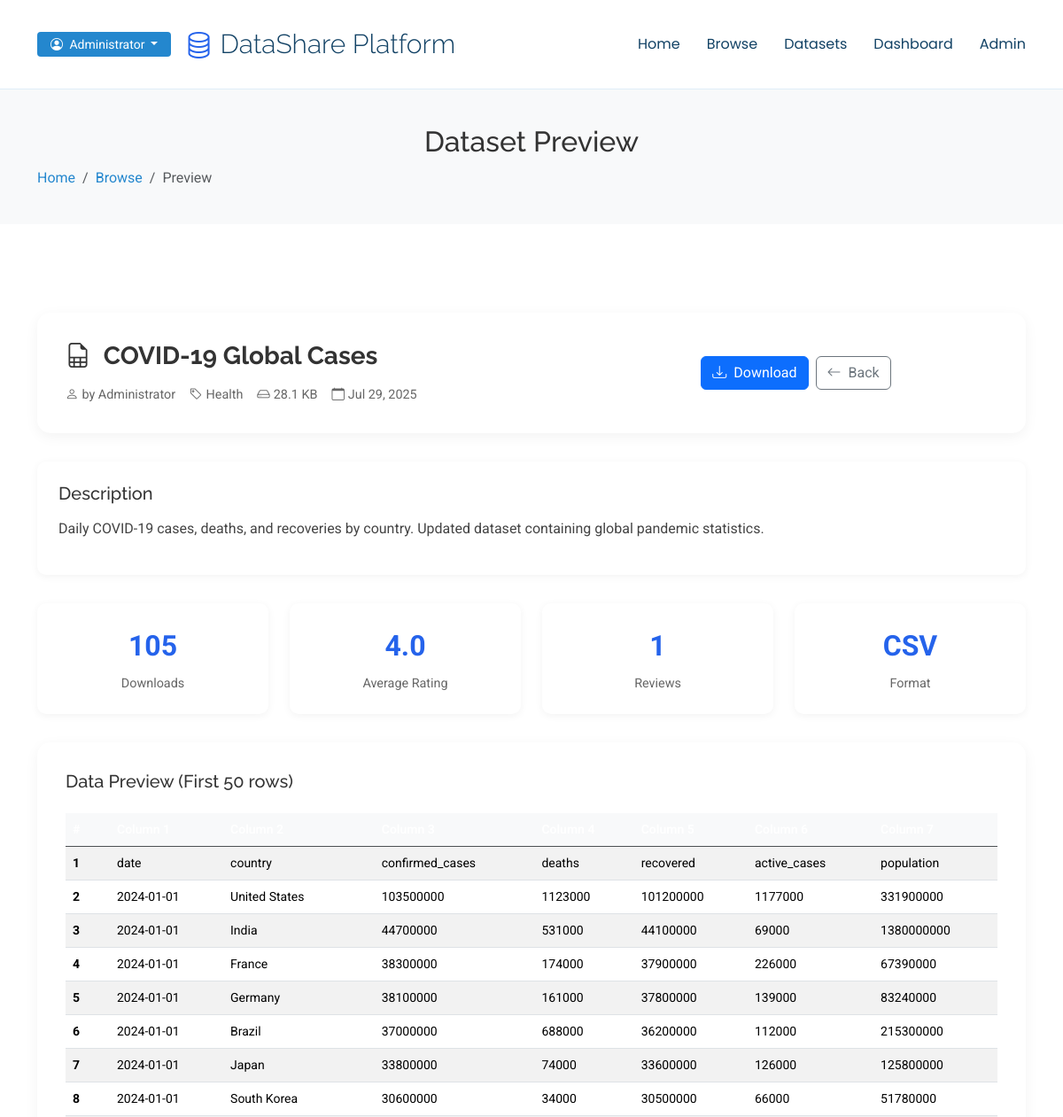
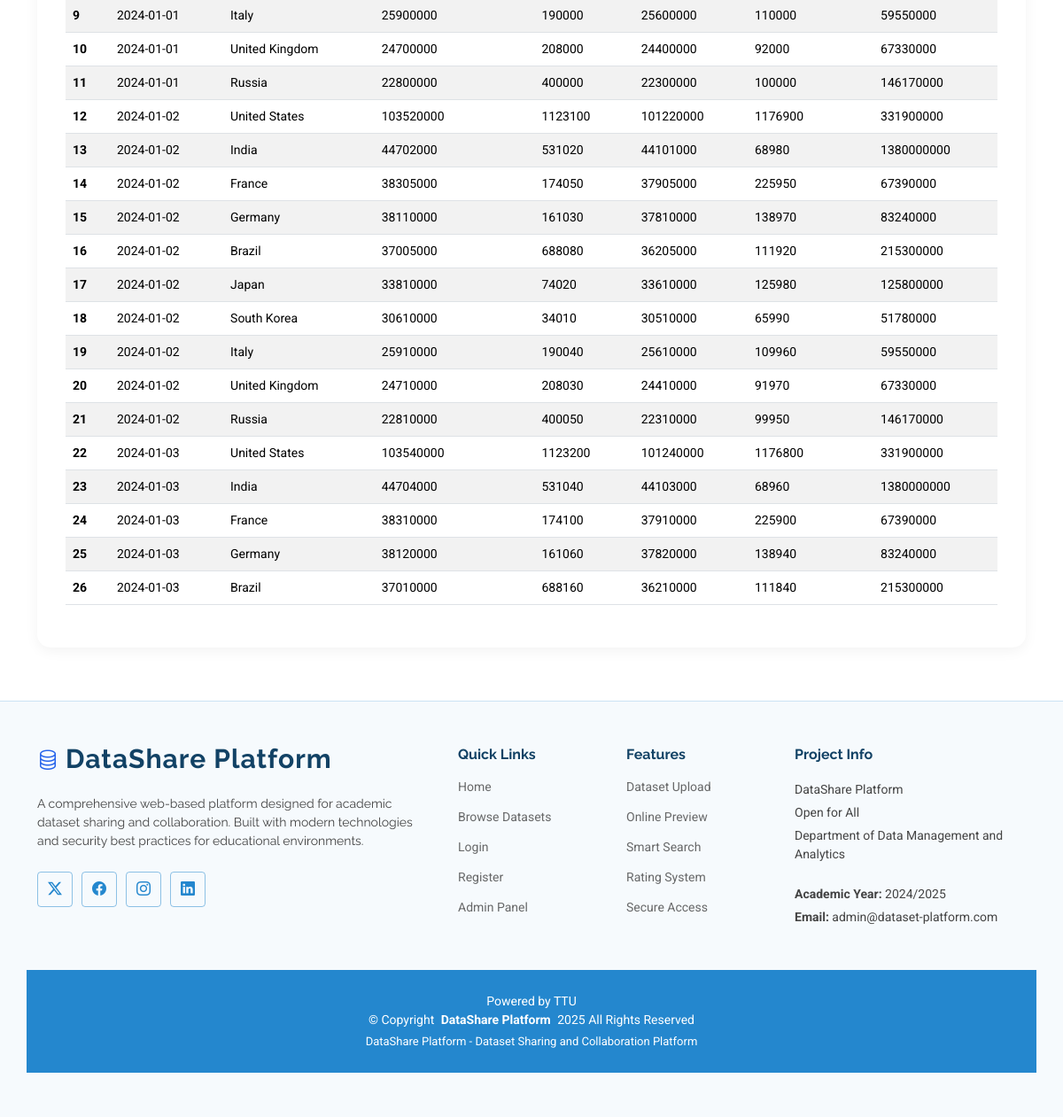
Page /preview.php?id=2 (signed in) on the committed database (2 pictures, top to bottom).
### tables this page shows
CREATE TABLE datasets (
    id INT AUTO_INCREMENT PRIMARY KEY,
    title VARCHAR(255) NOT NULL,
    filename VARCHAR(255) NOT NULL,
    category VARCHAR(100) NOT NULL,
    description TEXT,
    file_path VARCHAR(500) NOT NULL,
    file_size BIGINT NOT NULL,
    uploaded_by INT NOT NULL,
    upload_date TIMESTAMP DEFAULT CURRENT_TIMESTAMP,
    download_count INT DEFAULT 0,
    is_active BOOLEAN DEFAULT TRUE,
    FOREIGN KEY (uploaded_by) REFERENCES users(id) ON DELETE CASCADE,
    INDEX idx_category (category),
    INDEX idx_uploader (uploaded_by),
    INDEX idx_upload_date (upload_date)
);

### preview.php (the view, shortened to what this page needs)
<?php
$datasetId = (int)($_GET['id'] ?? 0);
$host = 'localhost';
$dbname = 'dataset_platform';
$username = 'root';
$password = '1212';
try {
    $pdo = new PDO("mysql:host=$host;dbname=$dbname", $username, $password);
    $pdo->setAttribute(PDO::ATTR_ERRMODE, PDO::ERRMODE_EXCEPTION);
    $stmt = $pdo->prepare("SELECT * FROM dataset_overview WHERE id = ?");
    $stmt->execute([$datasetId]);
    $dataset = $stmt->fetch(PDO::FETCH_ASSOC);
    $stmt = $pdo->prepare("SELECT file_path FROM datasets WHERE id = ?");
    $stmt->execute([$datasetId]);
    $fileData = $stmt->fetch(PDO::FETCH_ASSOC);
    if (!$fileData || !file_exists($fileData['file_path'])) {
        $previewData = null;
        $canPreview = false;
    } else {
        $filePath = $fileData['file_path'];
        $fileExtension = strtolower(pathinfo($dataset['filename'], PATHINFO_EXTENSION));
        $previewData = [];
        $canPreview = false;
        if ($fileExtension === 'csv' && file_exists($filePath)) {
            $canPreview = true;
            $handle = fopen($filePath, 'r');
            $rowCount = 0;
            $maxRows = 50;
            while (($data = fgetcsv($handle, 1000, ",", '"', "\\")) !== FALSE && $rowCount < $maxRows) {
                $previewData[] = $data;
                $rowCount++;
            }
        } elseif ($fileExtension === 'txt' && file_exists($filePath)) {
            $canPreview = true;
            $previewData = substr(file_get_contents($filePath), 0, 2000);
        }
    }
} catch(PDOException $e) {
    header('Location: index.php');
    exit;
}
include 'includes/header.php';
?>
<section class="page-title section">
  <div class="container">
    <div class="row">
      <div class="col-lg-12">
        <h2>Dataset Preview</h2>
        <nav aria-label="breadcrumb">
          <ol class="breadcrumb">
            <li class="breadcrumb-item"><a href="index.php">Home</a></li>
            <li class="breadcrumb-item"><a href="browse.php">Browse</a></li>
            <li class="breadcrumb-item active" aria-current="page">Preview</li>
          </ol>
        </nav>
      </div>
    </div>
  </div>
</section>
<section class="preview section">
  <div class="container">
    <div class="row">
      <div class="col-lg-12">
        <div class="dataset-header">
          <div class="row align-items-center">
            <div class="col-md-8">
              <h1 class="dataset-title">
                <i class="bi bi-<?php
                    $ext = strtolower(pathinfo($dataset['filename'], PATHINFO_EXTENSION));
                    echo match($ext) {
                        'csv' => 'file-earmark-spreadsheet',
                        'xlsx', 'xls' => 'file-earmark-excel',
                        'json' => 'file-earmark-code',
                        'txt' => 'file-earmark-text',
                        default => 'file-earmark'
                    };
                ?> me-2"></i>
                <?php echo htmlspecialchars($dataset['title']); ?>
              </h1>
              <div class="dataset-meta">
                <span class="meta-item">
                  <i class="bi bi-person me-1"></i>
                  by <?php echo htmlspecialchars($dataset['uploader_name']); ?>
                </span>
                <span class="meta-item">
                  <i class="bi bi-tag me-1"></i>
                  <?php echo htmlspecialchars($dataset['category']); ?>
                </span>
                <span class="meta-item">
                  <i class="bi bi-hdd me-1"></i>
                  <?php echo number_format($dataset['file_size'] / 1024, 1); ?> KB
                </span>
                <span class="meta-item">
                  <i class="bi bi-calendar me-1"></i>
                  <?php echo date('M j, Y', strtotime($dataset['upload_date'])); ?>
                </span>
              </div>
            </div>
            <div class="col-md-4 text-end">
              <div class="action-buttons">
                <a href="download.php?id=<?php echo $dataset['id']; ?>" class="btn btn-primary">
                  <i class="bi bi-download me-2"></i>Download
                </a>
                <a href="browse.php" class="btn btn-outline-secondary">
                  <i class="bi bi-arrow-left me-2"></i>Back
                </a>
              </div>
            </div>
          </div>
        </div>
        <?php if ($dataset['description']): ?>
        <div class="dataset-description">
          <h5>Description</h5>
          <p><?php echo nl2br(htmlspecialchars($dataset['description'])); ?></p>
        </div>
        <?php endif; ?>
        <div class="dataset-stats">
          <div class="row">
            <div class="col-md-3">
              <div class="stat-card">
                <div class="stat-number"><?php echo $dataset['download_count']; ?></div>
                <div class="stat-label">Downloads</div>
              </div>
            </div>
            <?php if ($dataset['review_count'] > 0): ?>
            <div class="col-md-3">
              <div class="stat-card">
                <div class="stat-number"><?php echo number_format($dataset['avg_rating'], 1); ?></div>
                <div class="stat-label">Average Rating</div>
              </div>
            </div>
            <div class="col-md-3">
              <div class="stat-card">
                <div class="stat-number"><?php echo $dataset['review_count']; ?></div>
                <div class="stat-label">Reviews</div>
              </div>
            </div>
            <?php endif; ?>
            <div class="col-md-3">
              <div class="stat-card">
                <div class="stat-number"><?php echo strtoupper(pathinfo($dataset['filename'], PATHINFO_EXTENSION)); ?></div>
                <div class="stat-label">Format</div>
              </div>
            </div>
          </div>
        </div>
        <div class="preview-content">
          <?php if ($canPreview): ?>
            <?php
            $fileExtension = strtolower(pathinfo($dataset['filename'], PATHINFO_EXTENSION));
            if ($fileExtension === 'csv' && !empty($previewData)):
            ?>
              <h5>Data Preview (First 50 rows)</h5>
              <div class="table-responsive">
                <table class="table table-striped table-hover">
                  <thead class="table-dark">
                    <tr>
                      <th style="width: 50px;">#</th>
                      <?php foreach ($previewData[0] as $index => $header): ?>
                        <th>Column <?php echo $index + 1; ?></th>
                      <?php endforeach; ?>
                    </tr>
                  </thead>
                  <tbody>
                    <?php foreach ($previewData as $rowIndex => $row): ?>
                      <tr>
                        <td><strong><?php echo $rowIndex + 1; ?></strong></td>
                        <?php foreach ($row as $cell): ?>
                          <td title="<?php echo htmlspecialchars($cell); ?>">
                            <?php echo htmlspecialchars(substr($cell, 0, 100)) . (strlen($cell) > 100 ? '...' : ''); ?>
                          </td>
                        <?php endforeach; ?>
                      </tr>
                    <?php endforeach; ?>
                  </tbody>
                </table>
              </div>
            <?php endif; ?>
          <?php endif; ?>
        </div>
      </div>
    </div>
  </div>
</section>
<?php
include 'includes/footer.php';
?>

### assets/css/main.css (style rules this page uses)
:root { --default-font: "Roboto", system-ui, -apple-system, "Segoe UI", Roboto, "Helvetica Neue", Arial, "Noto Sans", "Liberation Sans", sans-serif, "Apple Color Emoji", "Segoe UI Emoji", "Segoe UI Symbol", "Noto Color Emoji"; --heading-font: "Raleway", sans-serif; --nav-font: "Poppins", sans-serif; }
:root { --background-color: #ffffff; --default-color: #444444; --heading-color: #124265; --accent-color: #2487ce; --surface-color: #ffffff; --contrast-color: #ffffff; }
:root { --nav-color: #124265; --nav-hover-color: #2487ce; --nav-mobile-background-color: #ffffff; --nav-dropdown-background-color: #ffffff; --nav-dropdown-color: #124265; --nav-dropdown-hover-color: #2487ce; }
:root { scroll-behavior: smooth; }
body { color: var(--default-color); background-color: var(--background-color); font-family: var(--default-font); }
a { color: var(--accent-color); text-decoration: none; transition: 0.3s; }
h1, h2, h3, h4, h5, h6 { color: var(--heading-color); font-family: var(--heading-font); }
.page-title { color: var(--default-color); background-color: var(--background-color); padding: 120px 0; text-align: center; position: relative; }
section, .section { color: var(--default-color); background-color: var(--background-color); padding: 60px 0; scroll-margin-top: 100px; overflow: clip; }

### preview.php (style rules this page uses)
.page-title { background: #f8f9fa; padding: 40px 0; margin-bottom: 40px; }
.page-title h2 { margin-bottom: 10px; color: #333; }
.breadcrumb { background: none; padding: 0; margin: 0; }
.dataset-header { background: white; border-radius: 15px; padding: 2rem; box-shadow: 0 4px 15px rgba(0, 0, 0, 0.05); margin-bottom: 2rem; }
.dataset-title { font-size: 1.75rem; font-weight: 700; color: #333; margin-bottom: 1rem; }
.dataset-meta { display: flex; flex-wrap: wrap; gap: 1rem; color: #666; }
.meta-item { display: flex; align-items: center; font-size: 0.9rem; }
.action-buttons { display: flex; gap: 0.5rem; }
.dataset-description { background: white; border-radius: 10px; padding: 1.5rem; box-shadow: 0 2px 10px rgba(0, 0, 0, 0.05); margin-bottom: 2rem; }
.dataset-description h5 { color: #333; margin-bottom: 1rem; }
.dataset-stats { margin-bottom: 2rem; }
.stat-card { background: white; border-radius: 10px; padding: 1.5rem; text-align: center; box-shadow: 0 2px 10px rgba(0, 0, 0, 0.05); height: 100%; }
.stat-number { font-size: 2rem; font-weight: 700; color: #2563eb; margin-bottom: 0.5rem; }
.stat-label { color: #666; font-size: 0.9rem; }
.preview-content { background: white; border-radius: 15px; padding: 2rem; box-shadow: 0 4px 15px rgba(0, 0, 0, 0.05); }
.preview-content h5 { color: #333; margin-bottom: 1.5rem; }
.table { font-size: 0.875rem; }
.table th { background: #f8f9fa; border-top: none; font-weight: 600; }

### rows in the picture
datasets: title "COVID-19 Global Cases", category "Health", $dataset['file_size']/1024 "28.1", upload_date "Jul 29, 2025", description "Daily COVID-19 cases, deaths, and recoveries by country. Updated dataset containing global pandemic statistics.", download_count "105", filename "CSV"

### other values in the picture
$currentUser['name'] "Administrator"
$dataset['uploader_name'] "Administrator"
$dataset['avg_rating'] "4.0"
$dataset['review_count'] "1"
substr($cell, 0, 100) "date"
substr($cell, 0, 100) "country"
substr($cell, 0, 100) "confirmed_cases"
substr($cell, 0, 100) "deaths"
substr($cell, 0, 100) "recovered"
substr($cell, 0, 100) "active_cases"
substr($cell, 0, 100) "population"
substr($cell, 0, 100) "2024-01-01"
substr($cell, 0, 100) "United States"
substr($cell, 0, 100) "103500000"
substr($cell, 0, 100) "1123000"
